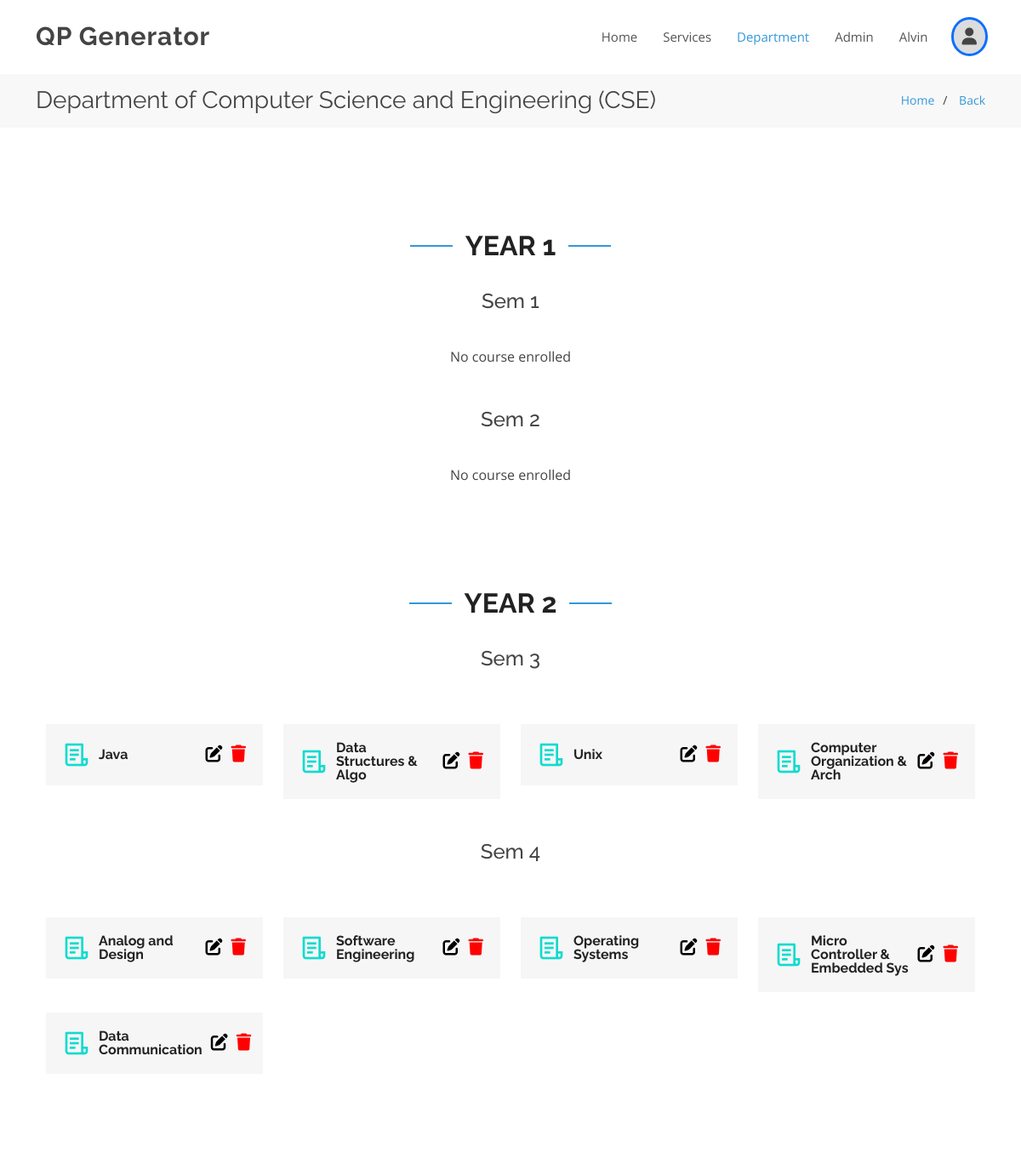
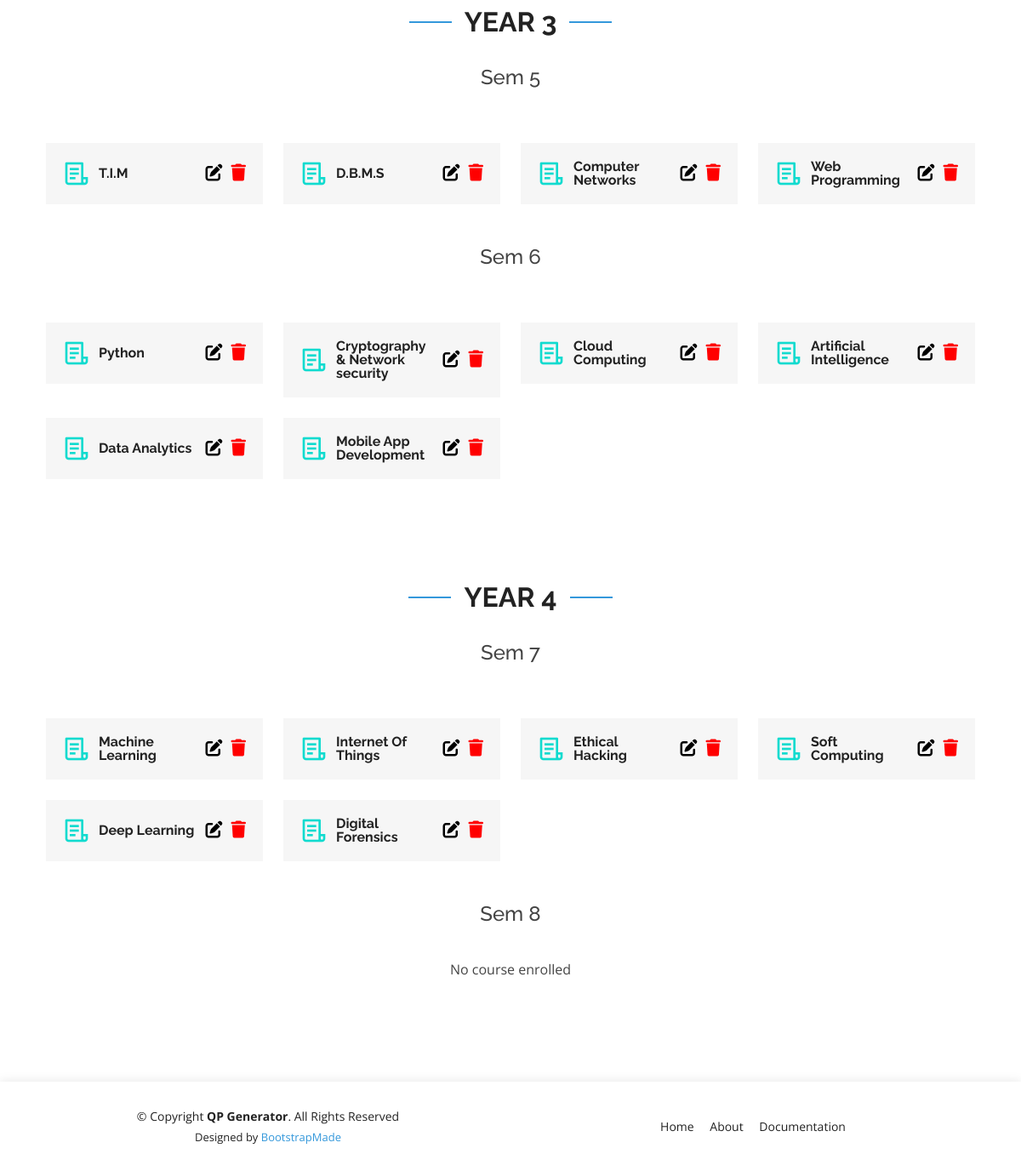
The app's page /userAdmin/dept/courses/2/ (signed in) with its own data (2 pictures, top to bottom).
### home/models.py (models this page shows, shortened)
class Course(models.Model):
    SEM=(
        ('', 'Select Semester'),
        ("1", "1"),
        ("2", "2"),
        ("3", "3"),
        ("4", "4"),
        ("5", "5"),
        ("6", "6"),
        ("7", "7"),
        ("8", "8"),
    )
    cname=models.CharField(max_length=200)
    ccode=models.CharField(max_length=200)
    dept=models.ForeignKey(Group, on_delete=models.CASCADE)
    sem=models.CharField(max_length=20, choices=SEM)
    date = models.DateTimeField(auto_now=True)

### home/decorators.py (the view)
        def wrapper_func(request, *args, **kwargs):
            group=None
            if request.user.groups.exists():
                group=request.user.groups.all()[0].name
            if group in allowed_roles:
                return view_func(request, *args, **kwargs)
            else:
                return HttpResponse("Not authorized to view this page")

### templates/course_admin.html (shortened to what this page needs)
{% extends 'course.html' %}
{% block page_name1_admin %}
<a href="{% url 'dept_info' pk %}">Back</a>
{% endblock page_name1_admin %}
{% block body %}
    <section id="features" class="features">
        <div class="container">
            <div class="section-title" data-aos="fade-up">
            <h2>Year 1</h2><br>
            <h4>Sem 1</h4>
            </div>
            <div class="row" data-aos="fade-up" data-aos-delay="300">
                {% for course in sem1 %}
                <div class="col-lg-3 col-md-5 mt-4">
                    <div class="icon-box">
                    <i class="ri-file-list-3-line" style="color: #11dbcf;"></i>
                    <h3 style="padding-right: 10px; width: 100%"><a href="{% url 'modules' course.id %}">{{ course.cname }}</a></h3>
                    <a href="{% url 'update_course' course.id %}"><i class="fas fa-edit" style="color: black; font-size: 20px;"></i></a>
                    <a href="{% url 'delete_course' course.id %}" onclick="return confirm('Are you sure you want to delete the course {{ course.cname }}?\nNote: All modules and questions corresponding to course {{ course.cname }} will be deleted permanently.')"><i class="fas fa-trash" style="color: red; font-size: 20px; padding-right:0px;"></i></a>
                    </div>
                </div>
                {% empty %}<center>No course enrolled</center>
                {% endfor %}
            </div>
            <br><br>
            <div class="section-title" data-aos="fade-up">
            <h4>Sem 2</h4>
            </div>
            <div class="row" data-aos="fade-up" data-aos-delay="300">
                {% for course in sem2 %}
                <div class="col-lg-3 col-md-5 mt-4">
                    <div class="icon-box">
                    <i class="ri-file-list-3-line" style="color: #11dbcf;"></i>
                    <h3 style="padding-right: 10px; width: 100%"><a href="{% url 'modules' course.id %}">{{ course.cname }}</a></h3>
                    <a href="{% url 'update_course' course.id %}"><i class="fas fa-edit" style="color: black; font-size: 20px;"></i></a>
                    <a href="{% url 'delete_course' course.id %}" onclick="return confirm('Are you sure you want to delete the course {{ course.cname }}?\nNote: All modules and questions corresponding to course {{ course.cname }} will be deleted permanently.')"><i class="fas fa-trash" style="color: red; font-size: 20px; padding-right:0px;"></i></a>
                    </div>
                </div>
                {% empty %}<center>No course enrolled</center>
                {% endfor %}
            </div>
        </div>
    </section>
    <section id="features" class="features">
        <div class="container">
            <div class="section-title" data-aos="fade-up">
            <h2>Year 2</h2><br>
            <h4>Sem 3</h4>
            </div>
            <div class="row" data-aos="fade-up" data-aos-delay="300">
                {% for course in sem3 %}
                <div class="col-lg-3 col-md-5 mt-4">
                    <div class="icon-box">
                    <i class="ri-file-list-3-line" style="color: #11dbcf;"></i>
                    <h3 style="padding-right: 10px; width: 100%"><a href="{% url 'modules' course.id %}">{{ course.cname }}</a></h3>
                    <a href="{% url 'update_course' course.id %}"><i class="fas fa-edit" style="color: black; font-size: 20px;"></i></a>
                    <a href="{% url 'delete_course' course.id %}" onclick="return confirm('Are you sure you want to delete the course {{ course.cname }}?\nNote: All modules and questions corresponding to course {{ course.cname }} will be deleted permanently.')"><i class="fas fa-trash" style="color: red; font-size: 20px; padding-right:0px;"></i></a>
                    </div>
                </div>
                {% empty %}<center>No course enrolled</center>
                {% endfor %}
            </div>
            <br><br>
            <div class="section-title" data-aos="fade-up">
            <h4>Sem 4</h4>
            </div>
            <div class="row" data-aos="fade-up" data-aos-delay="300">
                {% for course in sem4 %}
                <div class="col-lg-3 col-md-5 mt-4">
                    <div class="icon-box">
                    <i class="ri-file-list-3-line" style="color: #11dbcf;"></i>
                    <h3 style="padding-right: 10px; width: 100%"><a href="{% url 'modules' course.id %}">{{ course.cname }}</a></h3>
                    <a href="{% url 'update_course' course.id %}"><i class="fas fa-edit" style="color: black; font-size: 20px;"></i></a>
                    <a href="{% url 'delete_course' course.id %}" onclick="return confirm('Are you sure you want to delete the course {{ course.cname }}?\nNote: All modules and questions corresponding to course {{ course.cname }} will be deleted permanently.')"><i class="fas fa-trash" style="color: red; font-size: 20px; padding-right:0px;"></i></a>
                    </div>
                </div>
                {% empty %}<center>No course enrolled</center>
                {% endfor %}
            </div>
        </div>
    </section>
    <section id="features" class="features">
        <div class="container">
            <div class="section-title" data-aos="fade-up">
            <h2>Year 3</h2><br>
            <h4>Sem 5</h4>
            </div>
            <div class="row" data-aos="fade-up" data-aos-delay="300">
                {% for course in sem5 %}
                <div class="col-lg-3 col-md-5 mt-4">
                    <div class="icon-box">
                    <i class="ri-file-list-3-line" style="color: #11dbcf;"></i>
                    <h3 style="padding-right: 10px; width: 100%"><a href="{% url 'modules' course.id %}">{{ course.cname }}</a></h3>
                    <a href="{% url 'update_course' course.id %}"><i class="fas fa-edit" style="color: black; font-size: 20px;"></i></a>
                    <a href="{% url 'delete_course' course.id %}" onclick="return confirm('Are you sure you want to delete the course {{ course.cname }}?\nNote: All modules and questions corresponding to course {{ course.cname }} will be deleted permanently.')"><i class="fas fa-trash" style="color: red; font-size: 20px; padding-right:0px;"></i></a>
                    </div>
                </div>
                {% empty %}<center>No course enrolled</center>
                {% endfor %}
            </div>
            <br><br>
            <div class="section-title" data-aos="fade-up">
            <h4>Sem 6</h4>
            </div>
            <div class="row" data-aos="fade-up" data-aos-delay="300">
                {% for course in sem6 %}
                <div class="col-lg-3 col-md-5 mt-4">
                    <div class="icon-box">
                    <i class="ri-file-list-3-line" style="color: #11dbcf;"></i>
                    <h3 style="padding-right: 10px; width: 100%"><a href="{% url 'modules' course.id %}">{{ course.cname }}</a></h3>
                    <a href="{% url 'update_course' course.id %}"><i class="fas fa-edit" style="color: black; font-size: 20px;"></i></a>
                    <a href="{% url 'delete_course' course.id %}" onclick="return confirm('Are you sure you want to delete the course {{ course.cname }}?\nNote: All modules and questions corresponding to course {{ course.cname }} will be deleted permanently.')"><i class="fas fa-trash" style="color: red; font-size: 20px; padding-right:0px;"></i></a>
                    </div>
                </div>
                {% empty %}<center>No course enrolled</center>
                {% endfor %}
            </div>
        </div>
    </section>
    <section id="features" class="features">
        <div class="container">
            <div class="section-title" data-aos="fade-up">
            <h2>Year 4</h2><br>
            <h4>Sem 7</h4>
            </div>
            <div class="row" data-aos="fade-up" data-aos-delay="300">
                {% for course in sem7 %}
                <div class="col-lg-3 col-md-5 mt-4">
                    <div class="icon-box">
                    <i class="ri-file-list-3-line" style="color: #11dbcf;"></i>
                    <h3 style="padding-right: 10px; width: 100%"><a href="{% url 'modules' course.id %}">{{ course.cname }}</a></h3>
                    <a href="{% url 'update_course' course.id %}"><i class="fas fa-edit" style="color: black; font-size: 20px;"></i></a>
                    <a href="{% url 'delete_course' course.id %}" onclick="return confirm('Are you sure you want to delete the course {{ course.cname }}?\nNote: All modules and questions corresponding to course {{ course.cname }} will be deleted permanently.')"><i class="fas fa-trash" style="color: red; font-size: 20px; padding-right:0px;"></i></a>
                    </div>
                </div>
                {% empty %}<center>No course enrolled</center>
                {% endfor %}
            </div>
            <br><br>
            <div class="section-title" data-aos="fade-up">
            <h4>Sem 8</h4>
            </div>
            <div class="row" data-aos="fade-up" data-aos-delay="300">
                {% for course in sem8 %}
                <div class="col-lg-3 col-md-5 mt-4">
                    <div class="icon-box">
                    <i class="ri-file-list-3-line" style="color: #11dbcf;"></i>
                    <h3 style="padding-right: 10px; width: 100%"><a href="{% url 'modules' course.id %}">{{ course.cname }}</a></h3>
                    <a href="{% url 'update_course' course.id %}"><i class="fas fa-edit" style="color: black; font-size: 20px;"></i></a>
                    <a href="{% url 'delete_course' course.id %}" onclick="return confirm('Are you sure you want to delete the course {{ course.cname }}?\nNote: All modules and questions corresponding to course {{ course.cname }} will be deleted permanently.')"><i class="fas fa-trash" style="color: red; font-size: 20px; padding-right:0px;"></i></a>
                    </div>
                </div>
                {% empty %}<center>No course enrolled</center>
                {% endfor %}
            </div>
        </div>
    </section>
{% endblock body %}

### templates/course.html (shortened to what this page needs)
{% extends 'base.html' %}
{% block user_nav %}active{% endblock user_nav %}
{% block page_name %}Department of {{ group }}{% endblock page_name %}
{% block page_name1 %}
{% block page_name1_admin %}{% endblock page_name1_admin %}
{% endblock page_name1 %}

### templates/base.html (shortened to what this page needs)
<!DOCTYPE html>
<html lang="en">
{% load static %}
  <head>
    <link href="{% static 'assets/vendor/aos/aos.css' %}" rel="stylesheet">
    <link href="{% static 'assets/vendor/bootstrap/css/bootstrap.min.css' %}" rel="stylesheet">
    <link href="{% static 'assets/vendor/bootstrap-icons/bootstrap-icons.css' %}" rel="stylesheet">
    <link href="{% static 'assets/vendor/boxicons/css/boxicons.min.css' %}" rel="stylesheet">
    <link href="{% static 'assets/vendor/glightbox/css/glightbox.min.css' %}" rel="stylesheet">
    <link href="{% static 'assets/vendor/remixicon/remixicon.css' %}" rel="stylesheet">
    <link href="{% static 'assets/vendor/swiper/swiper-bundle.min.css' %}" rel="stylesheet">
    <link href="{% static 'assets/css/style.css' %}" rel="stylesheet">
  </head>
  <body>
    <header id="header" class="fixed-top d-flex align-items-center">
        <div class="container d-flex align-items-center justify-content-between">
        <div class="logo">
            <h1>QP Generator</h1>
        </div>
        <nav id="navbar" class="navbar">
            <ul>
            <li><a class="nav-link scrollto" href="{% url 'home' %}">Home</a></li>
            <li><a class="nav-link scrollto" href="{% url 'home' %}#services">Services</a></li>
            <li><a class="nav-link scrollto {% block user_nav %}{% endblock user_nav %}" href="
                {% for group in request.user.groups.all %}
                    {% if group.name == "Admin" %}
                        {% url 'dept' %}
                    {% else %}
                        {% url 'course' group.id %}
                    {% endif %}
                {% endfor %}
            ">Department</a></li>
            {% for group in request.user.groups.all %}
                {% if group.name == "Admin" %}
                    <li><a class="nav-link scrollto {% block admin_nav %}{% endblock admin_nav %}" href="{% url 'adminPage' %}">Admin</a></li>
                {% endif %}
            {% endfor %}
            <li><a class="disabled" href="">{{ request.user }}</a></li>
            <li class="dropdown"><i class="fas fa-user" id="profile"></i>
            </li>
            </ul>
        </nav>
        </div>
    </header>
    <main id="main">
        <section class="breadcrumbs">
        <div class="container">
            <div class="d-flex justify-content-between align-items-center">
            <h2>{% block page_name %}Inner Page{% endblock page_name %}</h2>
            <ol>
                <li><a href="{% url 'home' %}">Home</a></li>
                <li>{% block page_name1 %}Inner Page{% endblock page_name1 %}</li>
            </ol>
            </div>
        </div>
        </section>
        <section class="inner-page">
        <div class="container">
            {% block body %}{% endblock body %}
        </div>
        </section>
    </main>
    <footer id="footer">
        <div class="container">
        <div class="row d-flex align-items-center">
            <div class="col-lg-6 text-lg-left text-center">
            <div class="copyright">
                &copy; Copyright <strong>QP Generator</strong>. All Rights Reserved
            </div>
            <div class="credits">
                Designed by <a href="https://bootstrapmade.com/">BootstrapMade</a>
            </div>
            </div>
            <div class="col-lg-6">
            <nav class="footer-links text-lg-right text-center pt-2 pt-lg-0">
                <a href="{% url 'home' %}" class="scrollto">Home</a>
                <a href="{% url 'home' %}#about" class="scrollto">About</a>
                <a href="https://ijrpr.com/uploads/V4ISSUE5/IJRPR12724.pdf" target="_blank">Documentation</a>
            </nav>
            </div>
        </div>
        </div>
    </footer>
  </body>
</html>

### records on screen
Course: cname "Java"
Course: cname "Data Structures & Algo"
Course: cname "Unix"
Course: cname "Computer Organization & Arch"
Course: cname "Analog and Design"
Course: cname "Software Engineering"
Course: cname "Operating Systems"
Course: cname "Micro Controller & Embedded Sys"
Course: cname "Data Communication"
Course: cname "T.I.M"
Course: cname "D.B.M.S"
Course: cname "Computer Networks"
Course: cname "Web Programming"
Course: cname "Python"
Course: cname "Cryptography & Network security"
Course: cname "Cloud Computing"
Course: cname "Artificial Intelligence"
Course: cname "Data Analytics"
Course: cname "Mobile App Development"
Course: cname "Machine Learning"
Course: cname "Internet Of Things"
Course: cname "Ethical Hacking"
Course: cname "Soft Computing"
Course: cname "Deep Learning"
Course: cname "Digital Forensics"

### other values on screen
{{ request.user }} "Alvin"
{{ group }} "Computer Science and Engineering (CSE)"
